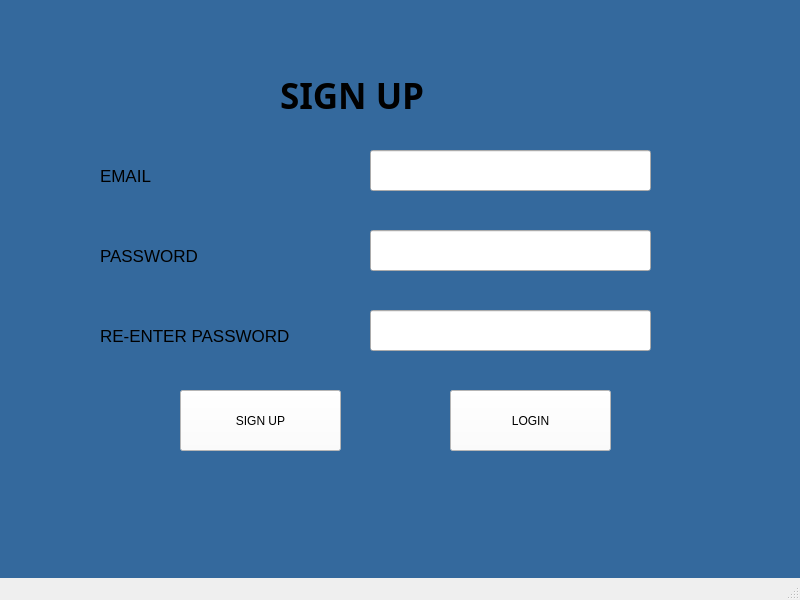
<?xml version="1.0" encoding="UTF-8"?>
<ui version="4.0">
 <class>MainWindow</class>
 <widget class="QMainWindow" name="MainWindow">
  <property name="geometry">
   <rect>
    <x>0</x>
    <y>0</y>
    <width>800</width>
    <height>600</height>
   </rect>
  </property>
  <property name="windowTitle">
   <string>MainWindow</string>
  </property>
  <widget class="QWidget" name="centralwidget">
   <widget class="QLabel" name="label">
    <property name="geometry">
     <rect>
      <x>280</x>
      <y>70</y>
      <width>211</width>
      <height>51</height>
     </rect>
    </property>
    <property name="font">
     <font>
      <family>Arial Black</family>
      <pointsize>26</pointsize>
      <weight>75</weight>
      <bold>true</bold>
     </font>
    </property>
    <property name="text">
     <string>SIGN UP</string>
    </property>
   </widget>
   <widget class="QLabel" name="label_2">
    <property name="geometry">
     <rect>
      <x>100</x>
      <y>160</y>
      <width>151</width>
      <height>31</height>
     </rect>
    </property>
    <property name="font">
     <font>
      <pointsize>13</pointsize>
      <weight>50</weight>
      <bold>false</bold>
     </font>
    </property>
    <property name="text">
     <string>EMAIL</string>
    </property>
   </widget>
   <widget class="QLabel" name="label_3">
    <property name="geometry">
     <rect>
      <x>100</x>
      <y>240</y>
      <width>151</width>
      <height>31</height>
     </rect>
    </property>
    <property name="font">
     <font>
      <pointsize>13</pointsize>
      <weight>50</weight>
      <bold>false</bold>
     </font>
    </property>
    <property name="text">
     <string>PASSWORD</string>
    </property>
   </widget>
   <widget class="QLineEdit" name="lineEdit">
    <property name="geometry">
     <rect>
      <x>370</x>
      <y>150</y>
      <width>281</width>
      <height>41</height>
     </rect>
    </property>
    <property name="font">
     <font>
      <pointsize>12</pointsize>
     </font>
    </property>
   </widget>
   <widget class="QLineEdit" name="lineEdit_2">
    <property name="geometry">
     <rect>
      <x>370</x>
      <y>230</y>
      <width>281</width>
      <height>41</height>
     </rect>
    </property>
    <property name="font">
     <font>
      <pointsize>12</pointsize>
     </font>
    </property>
   </widget>
   <widget class="QPushButton" name="pushButton">
    <property name="geometry">
     <rect>
      <x>180</x>
      <y>390</y>
      <width>161</width>
      <height>61</height>
     </rect>
    </property>
    <property name="font">
     <font>
      <pointsize>9</pointsize>
     </font>
    </property>
    <property name="styleSheet">
     <string notr="true">background-color: rgb(255, 255, 255);</string>
    </property>
    <property name="text">
     <string>SIGN UP</string>
    </property>
   </widget>
   <widget class="QPushButton" name="pushButton_2">
    <property name="geometry">
     <rect>
      <x>450</x>
      <y>390</y>
      <width>161</width>
      <height>61</height>
     </rect>
    </property>
    <property name="font">
     <font>
      <pointsize>9</pointsize>
     </font>
    </property>
    <property name="styleSheet">
     <string notr="true">background-color: rgb(255, 255, 255);</string>
    </property>
    <property name="text">
     <string>LOGIN</string>
    </property>
   </widget>
   <widget class="QLabel" name="label_4">
    <property name="geometry">
     <rect>
      <x>-10</x>
      <y>0</y>
      <width>811</width>
      <height>601</height>
     </rect>
    </property>
    <property name="styleSheet">
     <string notr="true">background-color: rgb(52, 105, 157);</string>
    </property>
    <property name="text">
     <string/>
    </property>
   </widget>
   <widget class="QLineEdit" name="lineEdit_3">
    <property name="geometry">
     <rect>
      <x>370</x>
      <y>310</y>
      <width>281</width>
      <height>41</height>
     </rect>
    </property>
    <property name="font">
     <font>
      <pointsize>12</pointsize>
     </font>
    </property>
   </widget>
   <widget class="QLabel" name="label_5">
    <property name="geometry">
     <rect>
      <x>100</x>
      <y>320</y>
      <width>241</width>
      <height>31</height>
     </rect>
    </property>
    <property name="font">
     <font>
      <pointsize>13</pointsize>
      <weight>50</weight>
      <bold>false</bold>
     </font>
    </property>
    <property name="text">
     <string>RE-ENTER PASSWORD</string>
    </property>
   </widget>
   <zorder>label_4</zorder>
   <zorder>label</zorder>
   <zorder>label_2</zorder>
   <zorder>label_3</zorder>
   <zorder>lineEdit</zorder>
   <zorder>lineEdit_2</zorder>
   <zorder>pushButton</zorder>
   <zorder>pushButton_2</zorder>
   <zorder>lineEdit_3</zorder>
   <zorder>label_5</zorder>
  </widget>
  <widget class="QMenuBar" name="menubar">
   <property name="geometry">
    <rect>
     <x>0</x>
     <y>0</y>
     <width>800</width>
     <height>26</height>
    </rect>
   </property>
  </widget>
  <widget class="QStatusBar" name="statusbar"/>
 </widget>
 <resources/>
 <connections/>
</ui>
